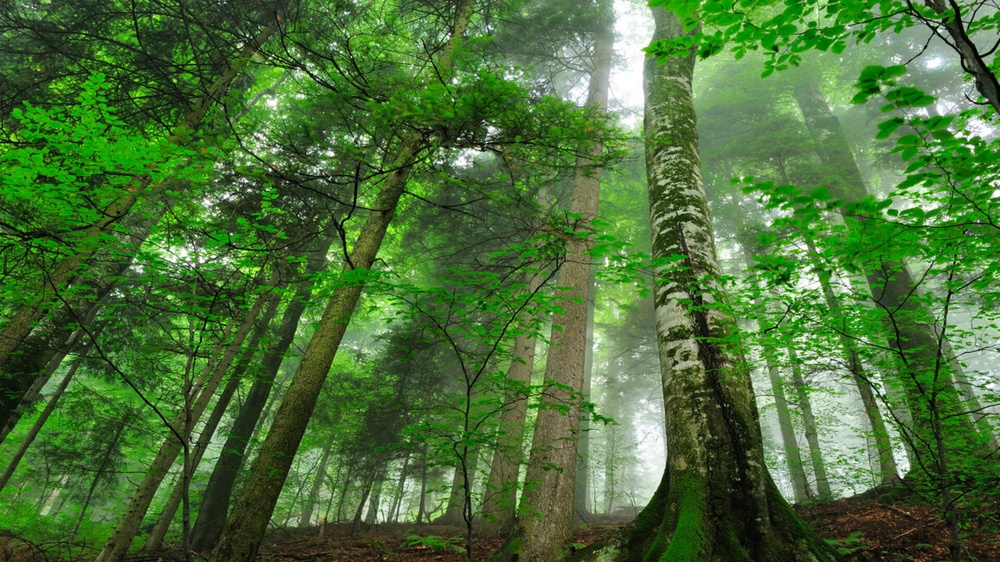
#> input picture 8/images/1.jpg, 1000 x 562 px, shrunk from 1920 x 1080 before the run
$ python 8_6.py
#> lines starting #> are read from the running program, lines starting #| are printed output that depends on the picture
# Импорт необходимых библиотек
import cv2  # OpenCV для работы с изображениями, детекторов и сопоставления
import numpy as np  # Библиотека для работы с массивами
import matplotlib.pyplot as plt  # Для построения гистограмм
import itertools  # Для перебора всех пар изображений

# Список путей к 5 изображениям (измените пути на те, которые соответствуют вашим файлам)
image_paths = ['images/1.jpg', 'images/2.jpg', 'images/3.jpeg', 'images/4.jpg', 'images/5.jpg']

# Загрузка изображений.
# Функция cv2.imread загружает изображения в BGR-формате.
images = [cv2.imread(path) for path in image_paths]
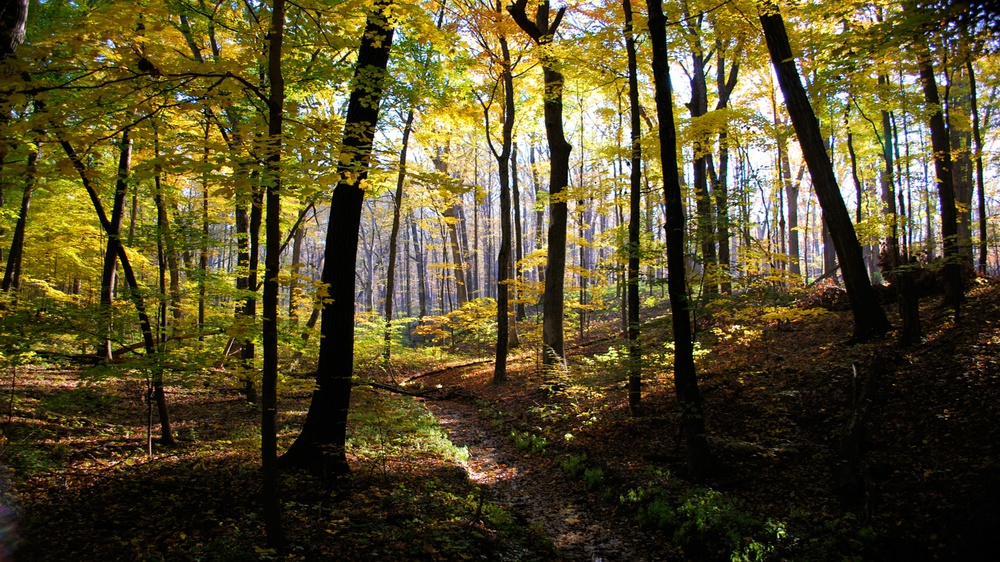
#> input picture 8/images/2.jpg, 1000 x 562 px, shrunk from 1920 x 1080 before the run
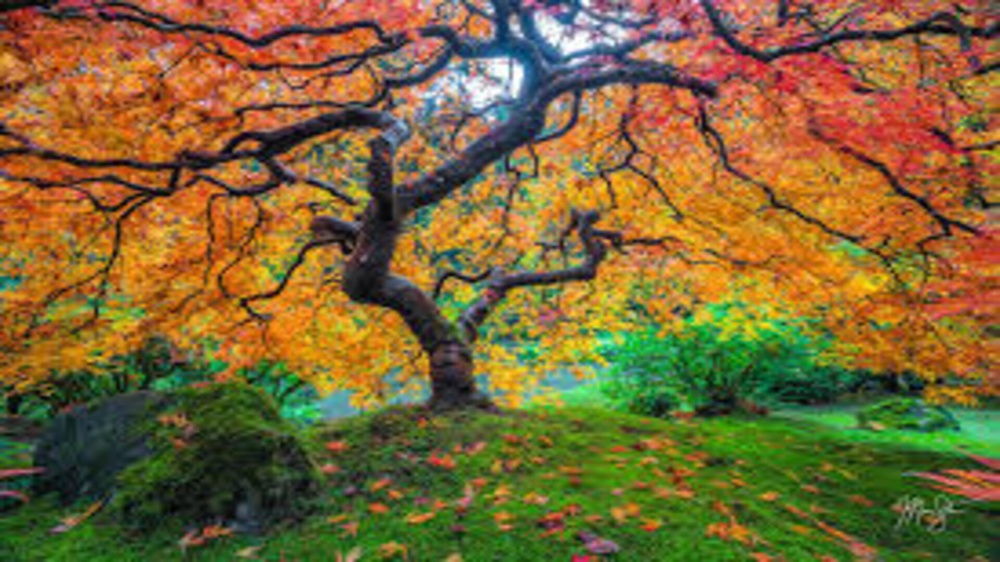
#> input picture 8/images/3.jpeg, 1000 x 562 px, shrunk from 1920 x 1080 before the run
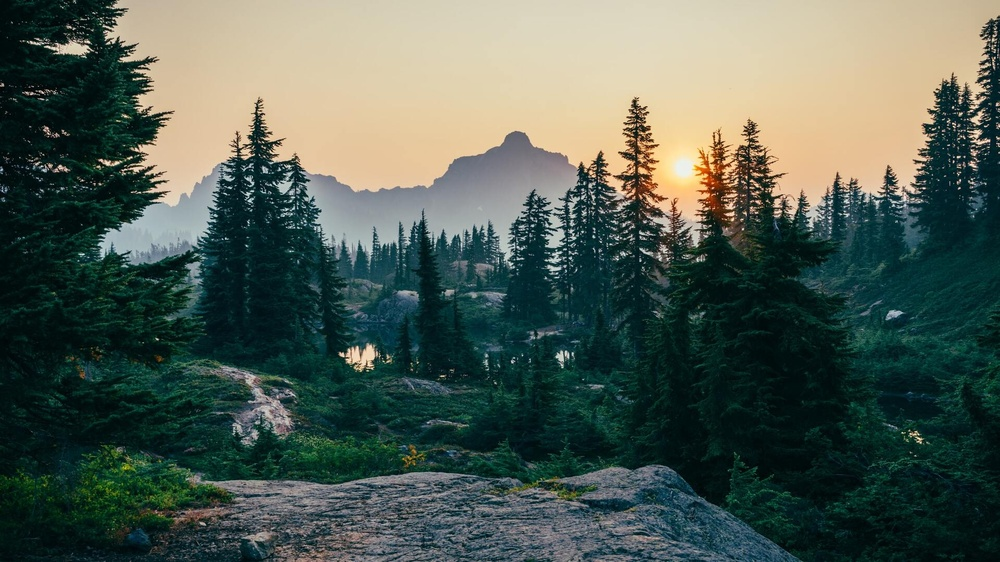
#> input picture 8/images/4.jpg, 1000 x 562 px, shrunk from 1920 x 1080 before the run
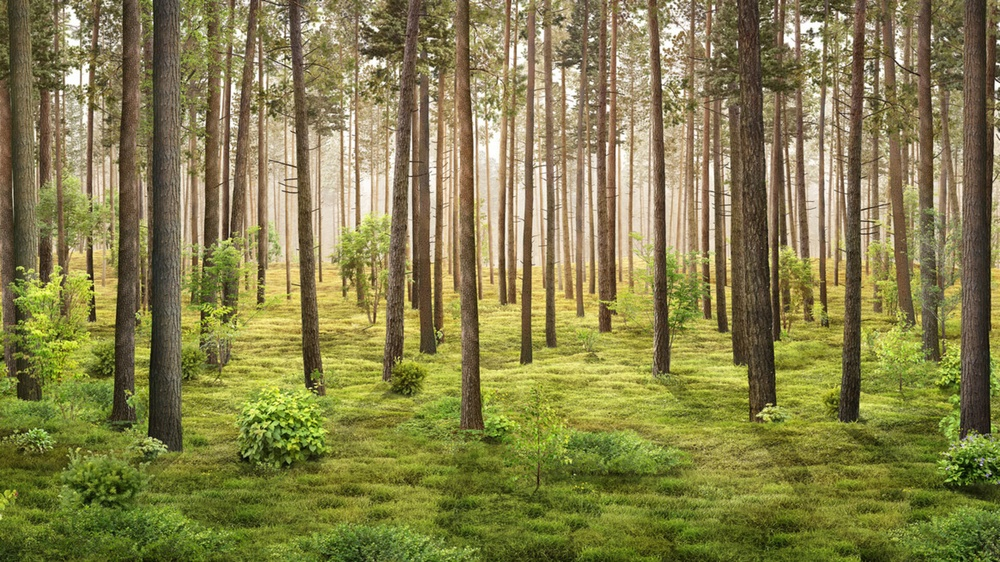
#> input picture 8/images/5.jpg, 1000 x 562 px, shrunk from 1920 x 1080 before the run
#> images = 5 items

# Проверка, что все изображения успешно загружены
for idx, img in enumerate(images):
    if img is None:
        raise IOError(f"Ошибка при загрузке изображения: {image_paths[idx]}")
#> this loop made 5 passes

# Определим список значений параметра nfeatures.
# Этот параметр определяет максимальное число ключевых точек, которые ORB будет искать.
# Мы будем исследовать, как изменение этого параметра влияет на качество сопоставления.
nfeatures_list = [50, 100, 150, 200]

# Перебираем все уникальные пары изображений.
# Используем itertools.combinations, чтобы получить все пары (i, j) с i < j.
for (i, j) in itertools.combinations(range(len(images)), 2):
    # Выбор двух изображений для сопоставления
    img1 = images[i]
    img2 = images[j]

    # Преобразуем изображения в градации серого, так как большинство алгоритмов (например, ORB) работают с одноканальными изображениями.
    gray1 = cv2.cvtColor(img1, cv2.COLOR_BGR2GRAY)
    gray2 = cv2.cvtColor(img2, cv2.COLOR_BGR2GRAY)

    # Создаём фигуру для построения гистограммы сопоставления для данной пары изображений.
    plt.figure(figsize=(10, 6))

    # Для каждого значения nfeatures будем получать ключевые точки, дескрипторы и выполнять сопоставление.
    for nfeatures in nfeatures_list:
        # Создание объекта детектора ORB с указанным числом ключевых точек.
        orb = cv2.ORB_create(nfeatures=nfeatures)

        # Обнаруживаем ключевые точки и вычисляем дескрипторы для обоих изображений.
        kp1, des1 = orb.detectAndCompute(gray1, None)
        kp2, des2 = orb.detectAndCompute(gray2, None)

        # Создаём объект для сопоставления дескрипторов.
        # Так как ORB выдаёт бинарные дескрипторы, используем BFMatcher с Hamming-расстоянием.
        bf = cv2.BFMatcher(cv2.NORM_HAMMING, crossCheck=True)

        # Если дескрипторы не найдены для одного из изображений, пропускаем этот параметр.
        if des1 is None or des2 is None:
            print(
                f"Для nfeatures={nfeatures} не удалось найти дескрипторы в паре изображений {image_paths[i]} и {image_paths[j]}.")
            continue

        # Выполняем сопоставление дескрипторов между двумя изображениями.
        matches = bf.match(des1, des2)

        # Сортируем совпадения по расстоянию (меньшее расстояние – лучшее совпадение)
        matches = sorted(matches, key=lambda x: x.distance)

        # Извлекаем список расстояний из совпадений
        distances = [m.distance for m in matches]

        # Вычисляем минимальное расстояние из найденных совпадений
        min_distance = min(distances) if distances else None

        # Выводим в консоль информацию о минимальном расстоянии для текущей пары изображений и текущего значения nfeatures.
        print(
            f"Сравнение {image_paths[i]} и {image_paths[j]}, nfeatures={nfeatures}: минимальное расстояние = {min_distance}")

        # Строим гистограмму распределения расстояний для текущего параметра.
        # Для наглядности используем прозрачность (alpha=0.5), чтобы гистограммы разных настроек можно было сравнивать на одном графике.
        plt.hist(distances, bins=20, alpha=0.5, label=f'nfeatures={nfeatures}')

    # Добавляем заголовок и подписи осей к графику для данной пары изображений.
    plt.title(f"Гистограмма расстояний совпадений для пары: {image_paths[i]} и {image_paths[j]}")
    plt.xlabel("Расстояние")
    plt.ylabel("Частота")
    plt.legend()
    plt.show()
#> this loop made 10 passes
#> (i, j) on passes 2 to 10: (0, 2), (0, 3), (0, 4), (1, 2), (1, 3), (1, 4), (2, 3), (2, 4), (3, 4)
#> j on pass 1: 1
#> (printed output is left out)
#> pass 1, `gray1 = cv2.cvtColor(img1, cv2.COLOR_BGR2GRAY)`:
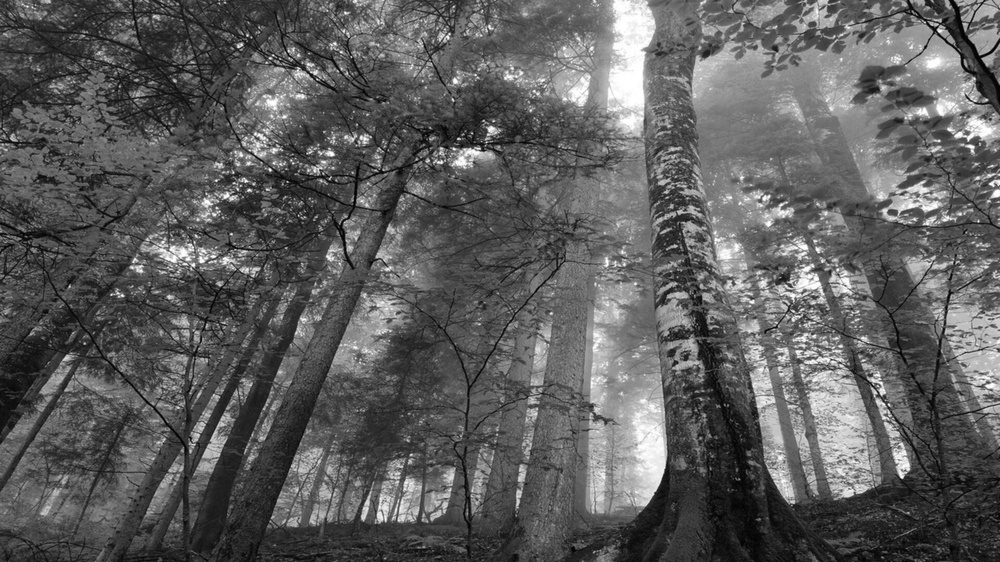
#> gray1: shape (562, 1000); min 1, max 255, mean 93.4
#> pass 1, `plt.show()`:
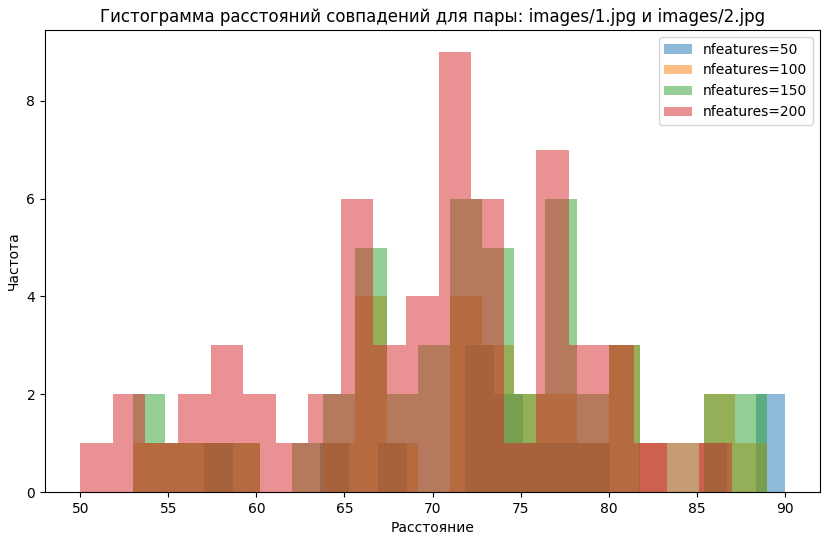
#> figure drawn by matplotlib, 1 panel; tallest bar 3 high, from x = 71.85 to 73.5
#> after the loop:
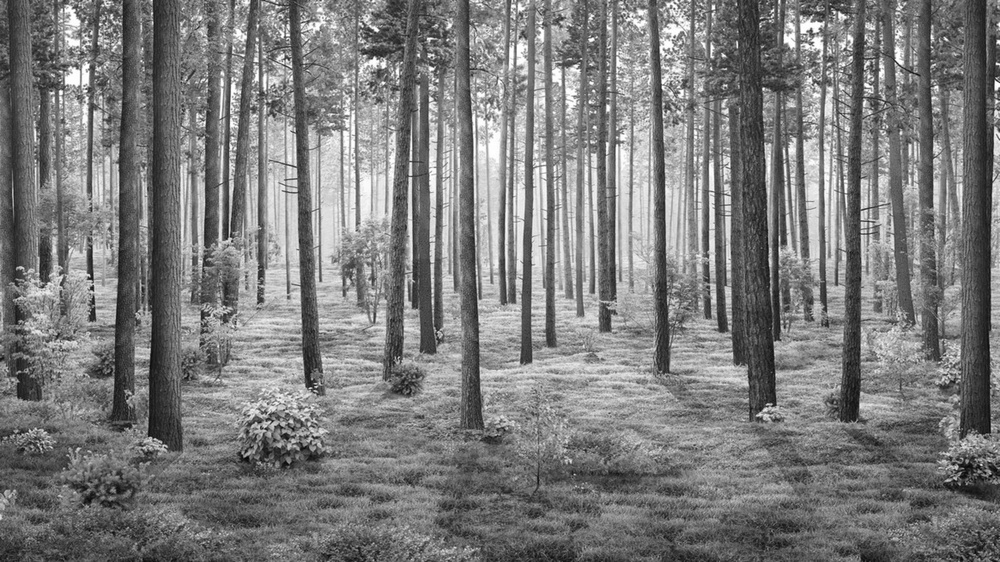
#> gray2: shape (562, 1000); min 1, max 255, mean 123.7
#> img1 is the input picture: shape (562, 1000, 3); mean B, G, R 82.5, 92.7, 79.9
#> img2 is the input picture: shape (562, 1000, 3); mean B, G, R 75, 128.3, 133.4
